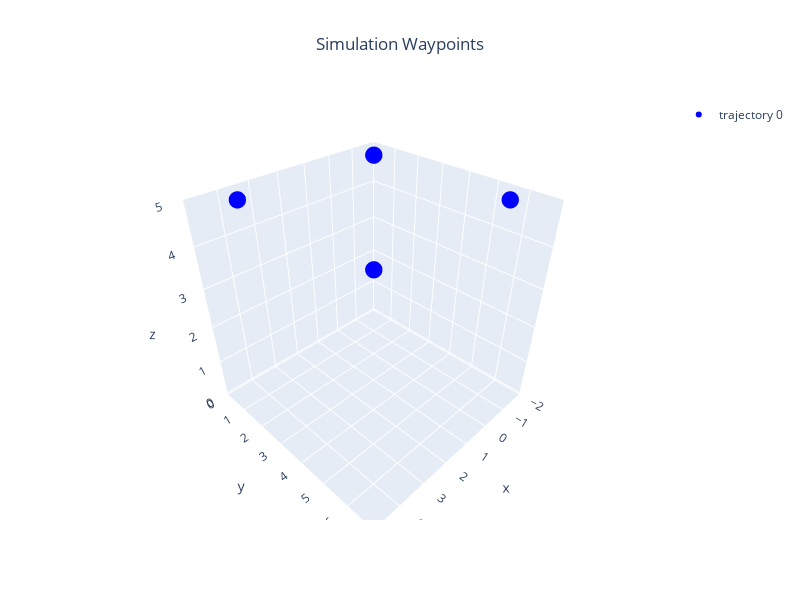

Source (notebook cell):
### Markdown cell above
## Visualization Parameters

### Code cell
home = ENU(*offset[:3])
abs_path = [rel_to_abs(pos, home, cls=ENU) for pos in rel_path]
color = Color.BLUE
markers = [
	ConfigGazebo.create_markertraj(traj=abs_path, color=color)
]
Gazebo.plot_3d_interactive(
	markers=markers,
	title="Simulation Waypoints",
	frames=(0.2, 0.2, 0.6),
	ground=-0.05
)

### Figure 1 — Plotly figure (JSON) as saved in the notebook; plotly's stock layout.template omitted (floating-point values rounded to 4 significant figures)
{"data": [{"marker": {"color": ["blue", "blue", "blue", "blue", "blue"], "size": 6}, "mode": "markers", "name": "trajectory 0", "type": "scatter3d", "x": [-1, 4, 4, -1, -1], "y": [1, 1, 6, 6, 1], "z": [5, 5, 5, 5, 5]}], "layout": {"height": 600, "scene": {"xaxis": {"range": [-2, 5], "title": {"text": "x"}}, "yaxis": {"range": [0, 7], "title": {"text": "y"}}, "zaxis": {"range": [-0.05, 5], "title": {"text": "z"}}}, "showlegend": true, "title": {"text": "Simulation Waypoints", "x": 0.5, "xanchor": "center"}, "width": 800}}
